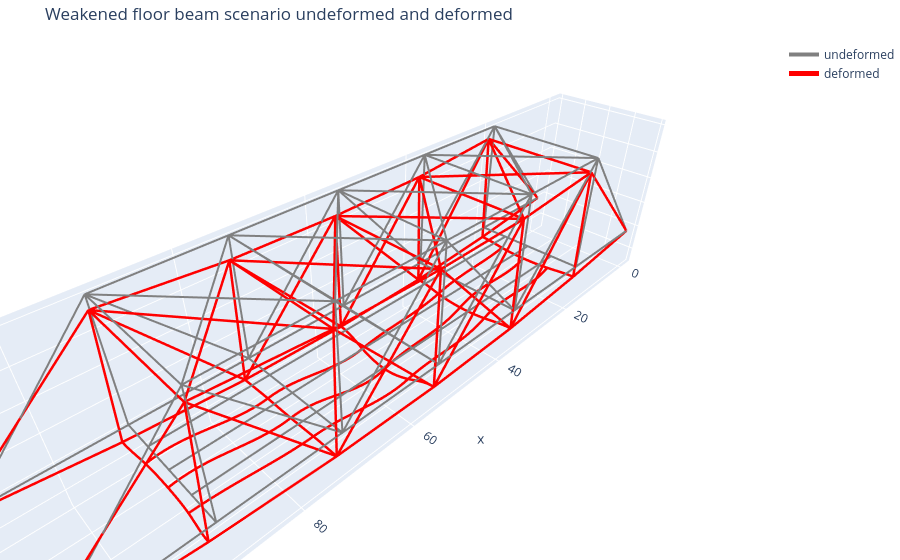

Notebook cell for this chart:
### Code cell
fig_def = plot_structure_plotly(
    clean_model,
    data,
    U=package["results"]["U"],
    scale=8000.0,
    selector="all",
    show_undeformed=True,
    show_deformed=True,
    show_nodes=False,
    show_node_labels=False,
    show_element_hover=False,
    show_member_loads=False,
    title="Weakened floor beam scenario undeformed and deformed",
    save_html=str(plotly_def_html),
    save_png=str(plotly_def_png),
)

fig_def.show()

print(f"Saved {plotly_def_html}")
print(f"Saved {plotly_def_png}")

### Figure 1 — Plotly figure (JSON) as saved in the notebook; plotly's stock layout.template omitted (floating-point values rounded to 4 significant figures; data arrays with more than 128 entries replaced by an {"elided": "..."} marker saying what was removed)
{"data": [{"hoverinfo": "skip", "line": {"color": "gray", "dash": "solid", "width": 4}, "mode": "lines", "name": "undeformed", "type": "scatter3d", "x": {"elided": "273 float values"}, "y": {"elided": "273 int values"}, "z": {"elided": "273 int values"}}, {"hoverinfo": "skip", "line": {"color": "red", "dash": "solid", "width": 5}, "mode": "lines", "name": "deformed", "type": "scatter3d", "x": {"elided": "881 float values"}, "y": {"elided": "881 float values"}, "z": {"elided": "881 float values"}}], "layout": {"margin": {"b": 0, "l": 0, "r": 0, "t": 40}, "scene": {"aspectmode": "data", "xaxis": {"title": {"text": "x"}}, "yaxis": {"title": {"text": "y"}}, "zaxis": {"title": {"text": "z"}}}, "showlegend": true, "title": {"text": "Weakened floor beam scenario undeformed and deformed"}}}
